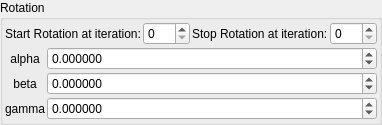
    <widget class="QGroupBox" name="groupBox_8">
     <property name="title">
      <string>Rotation</string>
     </property>
     <layout class="QVBoxLayout" name="verticalLayout_10" stretch="0,0">
      <property name="spacing">
       <number>2</number>
      </property>
      <property name="leftMargin">
       <number>2</number>
      </property>
      <property name="topMargin">
       <number>2</number>
      </property>
      <property name="rightMargin">
       <number>2</number>
      </property>
      <property name="bottomMargin">
       <number>2</number>
      </property>
      <item>
       <layout class="QGridLayout" name="gridLayout_67">
        <property name="spacing">
         <number>2</number>
        </property>
        <item row="0" column="3">
         <widget class="MySpinBox" name="spinboxInt_transf_stop_iterations_R">
          <property name="sizePolicy">
           <sizepolicy hsizetype="Minimum" vsizetype="Maximum">
            <horstretch>0</horstretch>
            <verstretch>0</verstretch>
           </sizepolicy>
          </property>
          <property name="maximum">
           <number>999</number>
          </property>
         </widget>
        </item>
        <item row="0" column="0">
         <widget class="QLabel" name="label_250">
          <property name="text">
           <string>Start Rotation at iteration:</string>
          </property>
         </widget>
        </item>
        <item row="0" column="1">
         <widget class="MySpinBox" name="spinboxInt_transf_start_iterations_R">
          <property name="sizePolicy">
           <sizepolicy hsizetype="Minimum" vsizetype="Maximum">
            <horstretch>0</horstretch>
            <verstretch>0</verstretch>
           </sizepolicy>
          </property>
          <property name="maximum">
           <number>999</number>
          </property>
         </widget>
        </item>
        <item row="0" column="2">
         <widget class="QLabel" name="label_251">
          <property name="text">
           <string>Stop Rotation at iteration:</string>
          </property>
         </widget>
        </item>
       </layout>
      </item>
      <item>
       <layout class="QGridLayout" name="gridLayout_11" columnstretch="0,1">
        <property name="spacing">
         <number>2</number>
        </property>
        <item row="2" column="1">
         <widget class="MyDoubleSpinBox" name="spinboxd3_transf_rotation_z">
          <property name="sizePolicy">
           <sizepolicy hsizetype="Minimum" vsizetype="Maximum">
            <horstretch>0</horstretch>
            <verstretch>0</verstretch>
           </sizepolicy>
          </property>
          <property name="prefix">
           <string/>
          </property>
          <property name="suffix">
           <string/>
          </property>
          <property name="decimals">
           <number>6</number>
          </property>
          <property name="minimum">
           <double>-36000.000000000000000</double>
          </property>
          <property name="maximum">
           <double>36000.000000000000000</double>
          </property>
          <property name="singleStep">
           <double>1.000000000000000</double>
          </property>
         </widget>
        </item>
        <item row="0" column="0">
         <widget class="QLabel" name="label_39">
          <property name="text">
           <string notr="true">alpha</string>
          </property>
          <property name="alignment">
           <set>Qt::AlignCenter</set>
          </property>
         </widget>
        </item>
        <item row="1" column="0">
         <widget class="QLabel" name="label_40">
          <property name="text">
           <string notr="true">beta</string>
          </property>
          <property name="alignment">
           <set>Qt::AlignCenter</set>
          </property>
         </widget>
        </item>
        <item row="1" column="1">
         <widget class="MyDoubleSpinBox" name="spinboxd3_transf_rotation_y">
          <property name="sizePolicy">
           <sizepolicy hsizetype="Minimum" vsizetype="Maximum">
            <horstretch>0</horstretch>
            <verstretch>0</verstretch>
           </sizepolicy>
          </property>
          <property name="prefix">
           <string/>
          </property>
          <property name="suffix">
           <string/>
          </property>
          <property name="decimals">
           <number>6</number>
          </property>
          <property name="minimum">
           <double>-36000.000000000000000</double>
          </property>
          <property name="maximum">
           <double>36000.000000000000000</double>
          </property>
          <property name="singleStep">
           <double>1.000000000000000</double>
          </property>
         </widget>
        </item>
        <item row="2" column="0">
         <widget class="QLabel" name="label_41">
          <property name="text">
           <string notr="true">gamma</string>
          </property>
          <property name="alignment">
           <set>Qt::AlignCenter</set>
          </property>
         </widget>
        </item>
        <item row="0" column="1">
         <widget class="MyDoubleSpinBox" name="spinboxd3_transf_rotation_x">
          <property name="sizePolicy">
           <sizepolicy hsizetype="Minimum" vsizetype="Maximum">
            <horstretch>0</horstretch>
            <verstretch>0</verstretch>
           </sizepolicy>
          </property>
          <property name="prefix">
           <string/>
          </property>
          <property name="suffix">
           <string/>
          </property>
          <property name="decimals">
           <number>6</number>
          </property>
          <property name="minimum">
           <double>-36000.000000000000000</double>
          </property>
          <property name="maximum">
           <double>36000.000000000000000</double>
          </property>
          <property name="singleStep">
           <double>1.000000000000000</double>
          </property>
         </widget>
        </item>
       </layout>
      </item>
     </layout>
    </widget>
